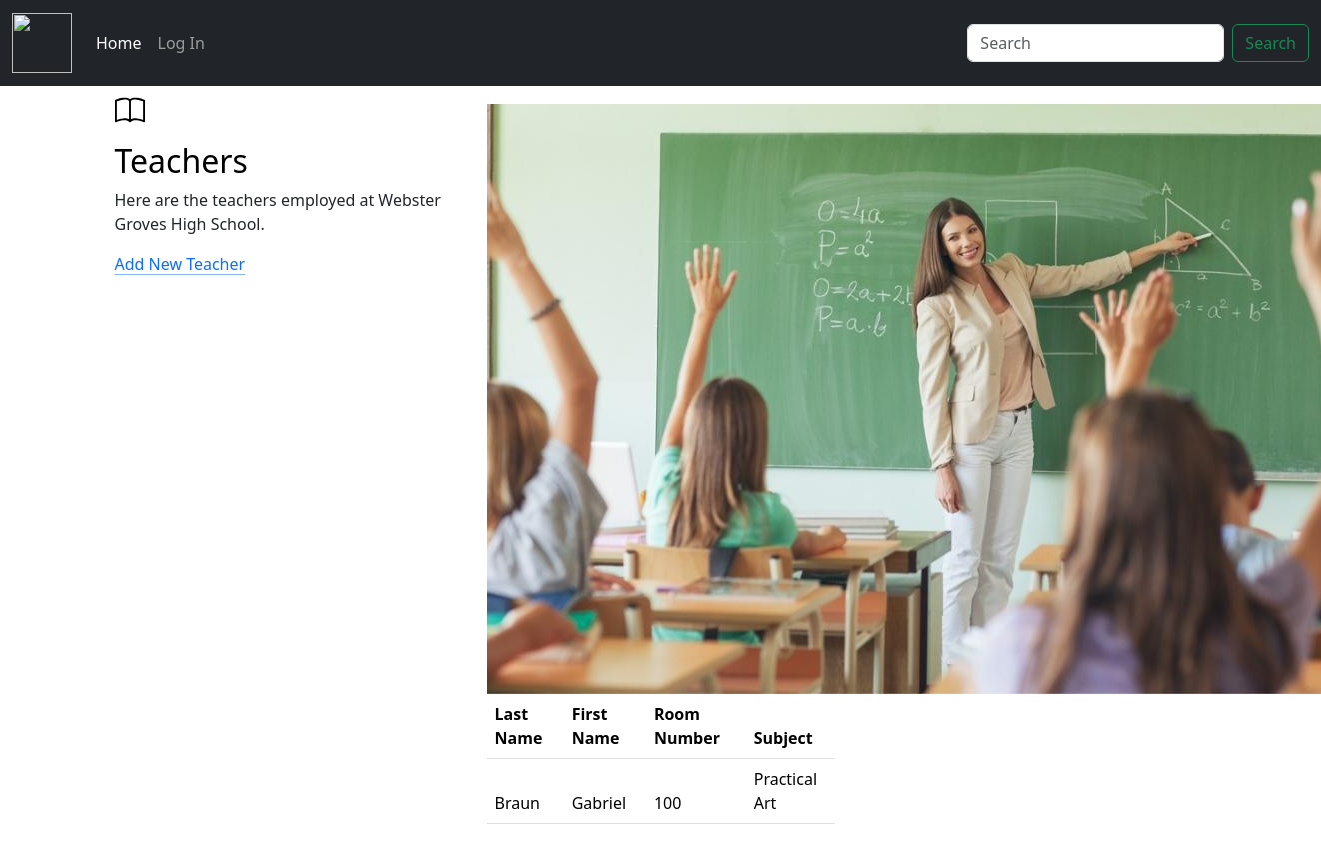
Screenshot of /teachers/ with the database file from the repository.
### tutorialapp/models.py (models this page shows, shortened)
class Teacher(models.Model):
    SUBJECT =(
        ('Fine Art', 'Fine Art'),
        ('Math', 'Math'),
        ('PE/Health', 'PE/Health'),
        ('Practical Art', 'Practical Art'),
        ('English', 'English'),
        ('Social Studies', 'Social Studies'),
        ('Science', 'Science'),
    )
    firstname = models.CharField(max_length=200, null=True, verbose_name="First Name ")
    lastname = models.CharField(max_length=200, null=True, verbose_name="Last Name ")
    roomnumber = models.CharField(max_length=200, null=True, verbose_name="Room Number ")
    subject = models.CharField(max_length=200, null=True, choices=SUBJECT, verbose_name="Subject ")

### tutorialapp/views.py (the view)
# urls.py: path('teachers/', views.teachers, name='teachers'),
def teachers(request):
    teachers = Teacher.objects.all()
    context={
        'teachers':teachers,
    }
    return render(request, 'teachers.html', context)

### tutorialapp/templates/teachers.html (shortened to what this page needs)
{% extends 'base.html' %}
{% block content%}
{% load static %}
<div class="container px-4 py-5" id="featured-3">
  <div class="row g-4 py-5 row-cols-1 row-cols-lg-3">
    <div class="feature col">
      <div class="feature-icon d-inline-flex align-items-center justify-content-center text-White bg-gradient fs-2 mb-3">
      </div>
      <h3 class="fs-2 text-body-emphasis">Teachers</h3>
      <p>Here are the teachers employed at Webster Groves High School.</p>
      <a href="http://127.0.0.1:8000/teacherform/" class="icon-link">
        Add New Teacher
        <svg class="bi"><use xlink:href="#chevron-right"/></svg>
      </a>
    </div>
<br><br><br>
<center><h1></h1><center>
  <img src= "{% static 'teacher.jpg' %}">
<table class="table table-striped">
    <thead>
        <th>Last Name</th>
        <th>First Name</th>
        <th>Room Number</th>
        <th>Subject</th>
    <thead>
    {% for i in teachers %}
        <tr>
            <td>{{ i.lastname }}</td>
            <td>{{ i.firstname }}</td>
            <td>{{ i.roomnumber }}</td>
            <td>{{ i.subject }}</td>
    {% endfor %}
{% endblock %}

### rows the page displays
Teacher: lastname "Braun", firstname "Gabriel", roomnumber "100", subject "Practical Art"
